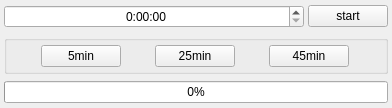
<?xml version="1.0" encoding="UTF-8"?>
<ui version="4.0">
 <class>DG_Timer</class>
 <widget class="QMainWindow" name="DG_Timer">
  <property name="geometry">
   <rect>
    <x>0</x>
    <y>0</y>
    <width>392</width>
    <height>108</height>
   </rect>
  </property>
  <property name="sizePolicy">
   <sizepolicy hsizetype="Fixed" vsizetype="Fixed">
    <horstretch>0</horstretch>
    <verstretch>0</verstretch>
   </sizepolicy>
  </property>
  <property name="minimumSize">
   <size>
    <width>392</width>
    <height>108</height>
   </size>
  </property>
  <property name="maximumSize">
   <size>
    <width>392</width>
    <height>108</height>
   </size>
  </property>
  <property name="windowTitle">
   <string>DG_Timer</string>
  </property>
  <widget class="QWidget" name="centralWidget">
   <layout class="QVBoxLayout" name="verticalLayout" stretch="0,1,1">
    <property name="margin">
     <number>4</number>
    </property>
    <item>
     <layout class="QHBoxLayout" name="horizontalLayout_2">
      <property name="spacing">
       <number>4</number>
      </property>
      <property name="sizeConstraint">
       <enum>QLayout::SetDefaultConstraint</enum>
      </property>
      <item>
       <widget class="QTimeEdit" name="timeEdit">
        <property name="sizePolicy">
         <sizepolicy hsizetype="Preferred" vsizetype="Fixed">
          <horstretch>0</horstretch>
          <verstretch>0</verstretch>
         </sizepolicy>
        </property>
        <property name="alignment">
         <set>Qt::AlignCenter</set>
        </property>
        <property name="currentSection">
         <enum>QDateTimeEdit::HourSection</enum>
        </property>
        <property name="displayFormat">
         <string>H:mm:ss</string>
        </property>
       </widget>
      </item>
      <item>
       <widget class="QPushButton" name="timerButton">
        <property name="sizePolicy">
         <sizepolicy hsizetype="Maximum" vsizetype="Fixed">
          <horstretch>0</horstretch>
          <verstretch>0</verstretch>
         </sizepolicy>
        </property>
        <property name="text">
         <string>start</string>
        </property>
       </widget>
      </item>
     </layout>
    </item>
    <item>
     <widget class="QGroupBox" name="timeGroup">
      <property name="sizePolicy">
       <sizepolicy hsizetype="Expanding" vsizetype="Maximum">
        <horstretch>0</horstretch>
        <verstretch>0</verstretch>
       </sizepolicy>
      </property>
      <property name="minimumSize">
       <size>
        <width>0</width>
        <height>0</height>
       </size>
      </property>
      <property name="title">
       <string/>
      </property>
      <layout class="QHBoxLayout" name="horizontalLayout" stretch="0,0,0">
       <property name="spacing">
        <number>4</number>
       </property>
       <property name="margin">
        <number>4</number>
       </property>
       <item>
        <widget class="QPushButton" name="fiveButton">
         <property name="sizePolicy">
          <sizepolicy hsizetype="Fixed" vsizetype="Fixed">
           <horstretch>0</horstretch>
           <verstretch>0</verstretch>
          </sizepolicy>
         </property>
         <property name="text">
          <string>5min</string>
         </property>
        </widget>
       </item>
       <item>
        <widget class="QPushButton" name="twofiftyButton">
         <property name="sizePolicy">
          <sizepolicy hsizetype="Fixed" vsizetype="Fixed">
           <horstretch>0</horstretch>
           <verstretch>0</verstretch>
          </sizepolicy>
         </property>
         <property name="text">
          <string>25min</string>
         </property>
        </widget>
       </item>
       <item>
        <widget class="QPushButton" name="fourfiftyButton">
         <property name="sizePolicy">
          <sizepolicy hsizetype="Fixed" vsizetype="Fixed">
           <horstretch>0</horstretch>
           <verstretch>0</verstretch>
          </sizepolicy>
         </property>
         <property name="text">
          <string>45min</string>
         </property>
        </widget>
       </item>
      </layout>
     </widget>
    </item>
    <item>
     <widget class="QProgressBar" name="progressBar">
      <property name="value">
       <number>0</number>
      </property>
     </widget>
    </item>
   </layout>
  </widget>
 </widget>
 <layoutdefault spacing="6" margin="11"/>
 <resources/>
 <connections/>
</ui>
